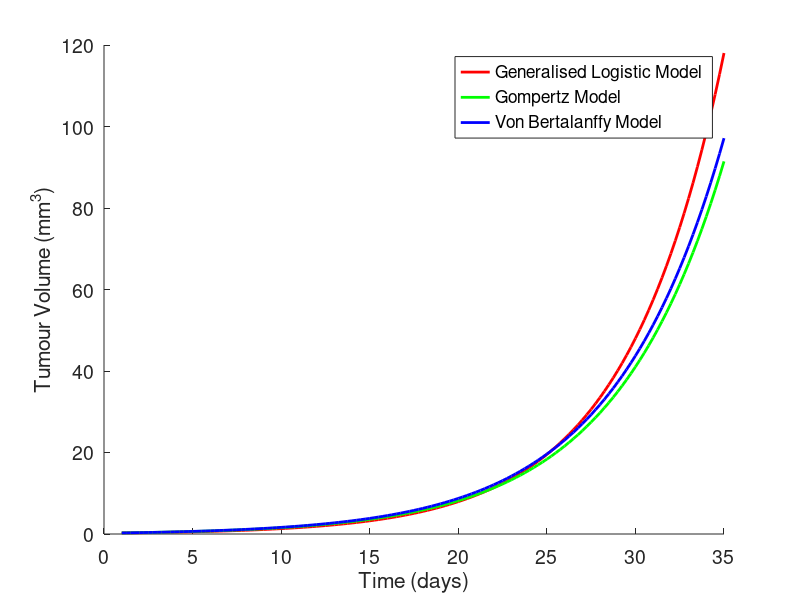
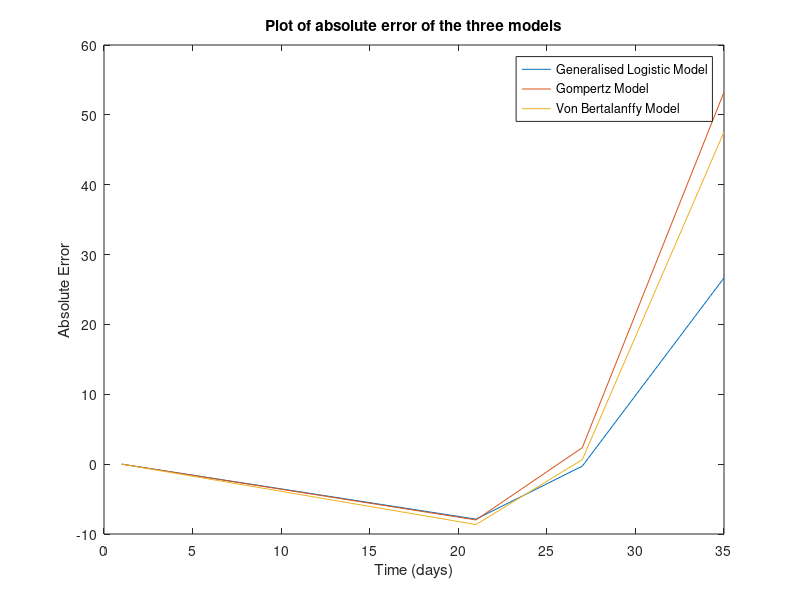
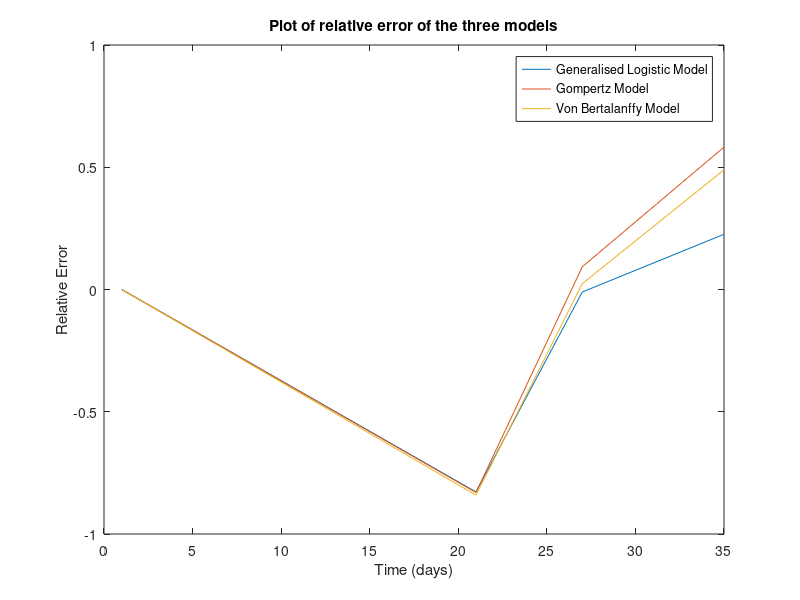

The MATLAB source for these figures, in order:
a1 = 0.18; K1 = 420; v1 = 18;
a2 = 0.25; b2 = 0.02;
a3 = 0.25; b3 = 0.024; gamma = 0.9;
Initial_Tumour_Size = 0.26;
% All values taken from Shabanisamghabady (2016)

% Murine Data (from Shabanisamghabady (2016))
TVI = 0.26;
TV21 = 1.6338;
TV27 = 27.6923;
TV35 = 144.6923;

f = @(t,y) [a1*y(1)*(1 - (y(1)/K1)^v1);
            a2*y(1)*exp(-b2*t);
            a3*y(1)^gamma - b3*y(1)]; % y(1) is the x variable (tumour size)
% If exact solution not known, set function below to return a zero vector
exact = @(t) [0;0;0];

h=0.25; % Step size
t0 = 1; tN = 35; % range of t

y0 = [Initial_Tumour_Size; Initial_Tumour_Size; Initial_Tumour_Size];

n = 3; % Number of unknown functions of y_i

if length(y0) ~= n
    disp('Error, you entered an incorrect number of equations. Try again ')
    return;
end

% Currently assumes no more than 10-dimensional problem for plotting purposes. Change if needed.
if length(y0) > 10
    disp('Error, for plotting purposes only up to 10 equations supported.')
    disp('Edit the file to change this and try again.')
    return;
end

t = t0:h:tN;
sizet = length(t);

y = zeros(n,sizet);
yexact = zeros(n, sizet);
ytemp = zeros(n,1);

% Initial conditions set in following loop
for k = 1:n
    y(k,1) = y0(k);
end

% Main Heun's method loop
for k = 2:sizet
    ytemp = y(:,k-1) + h*f(t(k-1), y(:,k-1));
    y(:,k) = y(:,k-1) + (h/2)*(f(t(k-1), y(:,k-1)) + f(t(k), ytemp));
end

for k = 1:sizet
    yexact(:,k) = exact(t(k));
end

for mm = 1: n
    fprintf('PRINTING INFORMATION FOR FUNCTION %d\n\n',mm);
    fprintf(' i    TIME       Yi (HEUN)        y(ti) (EXACT)      ABS. ERROR\n')
    for k = 1:sizet
        fprintf('%3d   %8f   %10f      %10f        %10f\n',k-1,t(k),y(mm,k),yexact(mm,k), abs(y(mm,k)-yexact(mm,k)))
        if mm == 1
            if t(k) == 1
                AbsError_1_1 = TVI - y(mm,k);
                RelError_1_1 = AbsError_1_1/y(mm,k);
                fprintf('\nAt t = 1, the absolute error is %f\10 and the relative error is %f\10 for logistic model. \n', AbsError_1_1, RelError_1_1);
            elseif t(k) == 21
                AbsError_1_21 = TV21 - y(mm,k);
                RelError_1_21 = AbsError_1_21/y(mm,k);
                fprintf('\nAt t = 21, the absolute error is %f\10 and the relative error is %f\10 for logistic model. \n', AbsError_1_21, RelError_1_21);
            elseif t(k) == 27
                AbsError_1_27 = TV27 - y(mm,k);
                RelError_1_27 = AbsError_1_27/y(mm,k);
                fprintf('\nAt t = 27, the absolute error is %f\10 and the relative error is %f\10 for logistic model. \n', AbsError_1_27, RelError_1_27);
            elseif t(k) == 35
                AbsError_1_35 = TV35 - y(mm,k);
                RelError_1_35 = AbsError_1_35/y(mm,k);
                fprintf('\nAt t = 35, the absolute error is %f\10 and the relative error is %f\10 for logistic model. \n', AbsError_1_35, RelError_1_35);
            end
        elseif mm == 2
            if t(k) == 1
                AbsError_2_1 = TVI - y(mm,k);
                RelError_2_1 = AbsError_2_1/y(mm,k);
                fprintf('The absolute error is %f\10 and the relative error is %f\10 for gompertz model. \n', AbsError_2_1, RelError_2_1);
            elseif t(k) == 21
                AbsError_2_21 = TV21 - y(mm,k);
                RelError_2_21 = AbsError_2_21/y(mm,k);
                fprintf('The absolute error is %f\10 and the relative error is %f\10 for gompertz model. \n', AbsError_2_21, RelError_2_21);
            elseif t(k) == 27
                AbsError_2_27 = TV27 - y(mm,k);
                RelError_2_27 = AbsError_2_27/y(mm,k);
                fprintf('The absolute error is %f\10 and the relative error is %f\10 for gompertz model. \n', AbsError_2_27, RelError_2_27);
            elseif t(k) == 35
                AbsError_2_35 = TV35 - y(mm,k);
                RelError_2_35 = AbsError_2_35/y(mm,k);
                fprintf('The absolute error is %f\10 and the relative error is %f\10 for gompertz model. \n', AbsError_2_35, RelError_2_35);
            end
        elseif mm == 3
            if t(k) == 1
                AbsError_3_1 = TVI - y(mm,k);
                RelError_3_1 = AbsError_3_1/t(k);
                fprintf('The absolute error is %f\10 and the relative error is %f\10 for von bertalanffy model. \n\n', AbsError_3_1, RelError_3_1);
            elseif t(k) == 21
                AbsError_3_21 = TV21 - y(mm,k);
                RelError_3_21 = AbsError_3_21/y(mm,k);
                fprintf('The absolute error is %f\10 and the relative error is %f\10 for von bertalanffy model. \n\n', AbsError_3_21, RelError_3_21);
            elseif t(k) == 27
                AbsError_3_27 = TV27 - y(mm,k);
                RelError_3_27 = AbsError_3_27/y(mm,k);
                fprintf('The absolute error is %f\10 and the relative error is %f\10 for von bertalanffy model. \n\n', AbsError_3_27, RelError_3_27);
            elseif t(k) == 35
                AbsError_3_35 = TV35 - y(mm,k);
                RelError_3_35 = AbsError_3_35/y(mm,k);
                fprintf('The absolute error is %f\10 and the relative error is %f\10 for von bertalanffy model. \n\n', AbsError_3_35, RelError_3_35);
            end
        end
    end
end

clf %clear all figures
cmap = zeros(10,3); % Currently assumes no more than 10-dimensional problem. Change if needed.
cmap(1:3,1:3) = eye(3);
cmap(4,:) = [1 1 0]; cmap(5,:) = [1 0 1]; cmap(6,:) = [0 1 1];
cmap(7,:) = [0.5 1 0]; cmap(8,:) = [1 0 0.5]; cmap(9,:) = [0.5 0.5 0.5];
set(gca,'fontsize',14)
hold on

for k = 1:n
    if k == 1
        legentry = sprintf('Generalised Logistic Model');
    elseif k == 2
        legentry = sprintf('Gompertz Model');
    elseif k == 3
        legentry = sprintf('Von Bertalanffy Model');
    end
    plot(t,y(k,:),'Color',cmap(k,:),'linewidth',2,'DisplayName',legentry)
    xlabel('Time (days)'); ylabel('Tumour Volume (mm^3)');
    fprintf('PLOTTING INFORMATION FOR FUNCTION %d\n\n',k);
end
legend(gca,'show');
print('Tumour Models 1.jpeg','-djpeg');
hold off

LogModAbs = [AbsError_1_1; AbsError_1_21; AbsError_1_27; AbsError_1_35];
GomModAbs = [AbsError_2_1; AbsError_2_21; AbsError_2_27; AbsError_2_35];
VonModAbs = [AbsError_3_1; AbsError_3_21; AbsError_3_27; AbsError_3_35];
Days = [1, 21, 27, 35];

x = Days;
y = [LogModAbs, GomModAbs, VonModAbs];
plot(x,y);
title('Plot of absolute error of the three models');
xlabel('Time (days)'); ylabel('Absolute Error');
legend('Generalised Logistic Model', 'Gompertz Model', 'Von Bertalanffy Model');
print('Absolute Error','-djpeg');

LogModRel = [RelError_1_1; RelError_1_21; RelError_1_27; RelError_1_35];
GomModRel = [RelError_2_1; RelError_2_21; RelError_2_27; RelError_2_35];
VonModRel = [RelError_3_1; RelError_3_21; RelError_3_27; RelError_3_35];
Days = [1, 21, 27, 35];

x = Days;
y = [LogModRel, GomModRel, VonModRel];
plot(x,y);
title('Plot of relative error of the three models');
xlabel('Time (days)'); ylabel('Relative Error');
legend('Generalised Logistic Model', 'Gompertz Model', 'Von Bertalanffy Model');
print('Relative Error','-djpeg');